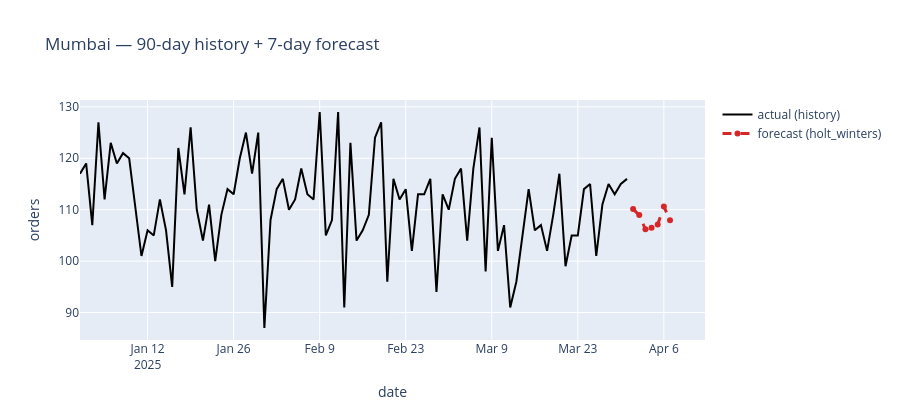

Notebook source saved alongside this figure:
### Code cell
# Plot history + forecast on one canvas
fig = go.Figure()
fig.add_trace(go.Scatter(x=city_daily.index, y=city_daily.orders,
                         mode='lines', name='actual (history)', line=dict(color='black')))
fig.add_trace(go.Scatter(x=forecast.index, y=forecast.forecast_orders,
                         mode='lines+markers', name=f'forecast ({best_name})',
                         line=dict(color='#d62728', dash='dash', width=3)))
fig.update_layout(title=f'{CITY} — 90-day history + 7-day forecast',
                  xaxis_title='date', yaxis_title='orders', height=420)
fig.write_html(FIG / '04_forecast_chart.html', include_plotlyjs='cdn')
fig.show()
